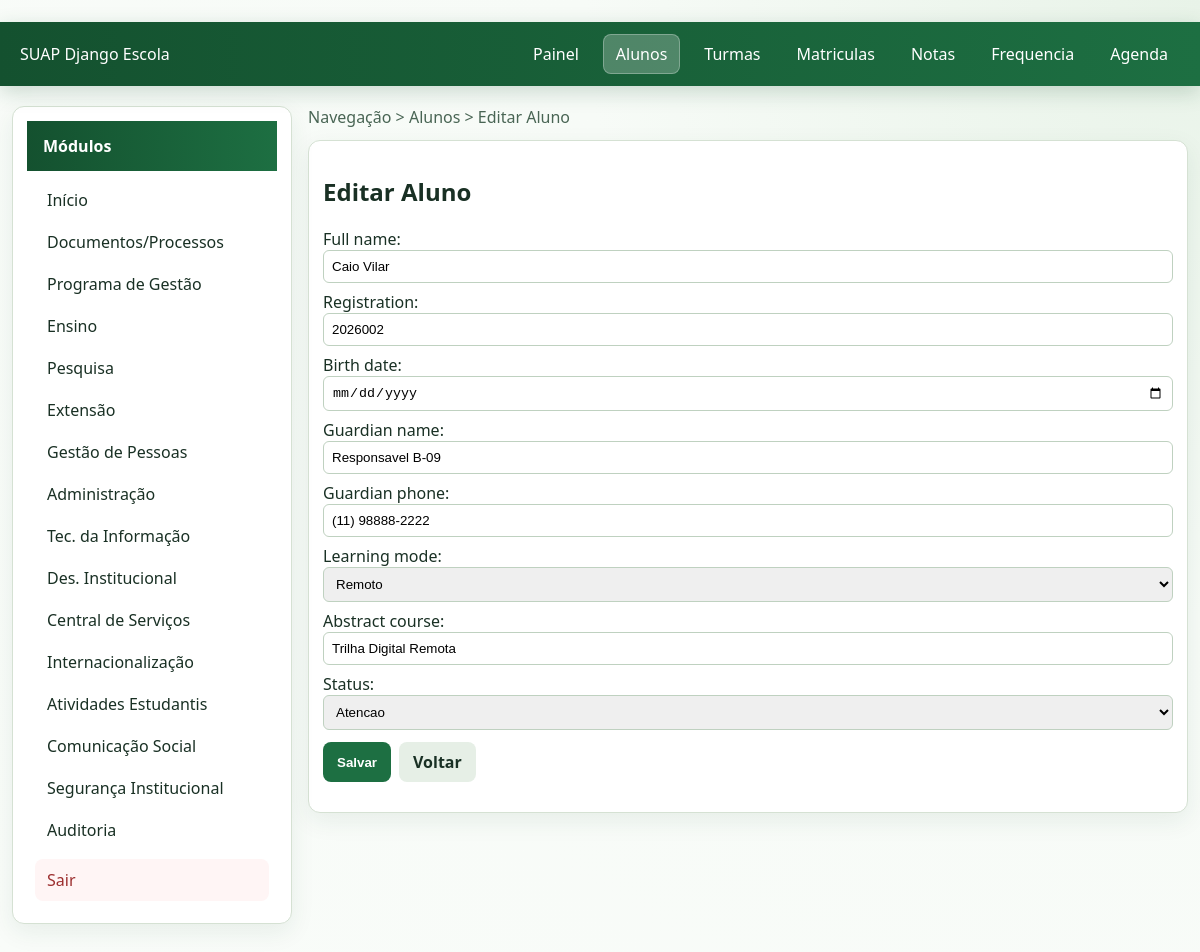
The page /alunos/2/editar/ on the database its author committed.
### core/models.py (models this page shows, shortened)
class Student(models.Model):
    ACTIVE = 'active'
    ATTENTION = 'attention'
    INACTIVE = 'inactive'
    IN_PERSON = 'in_person'
    REMOTE = 'remote'
    STATUS_CHOICES = [
        (ACTIVE, 'Ativo'),
        (ATTENTION, 'Atencao'),
        (INACTIVE, 'Inativo'),
    ]
    LEARNING_MODE_CHOICES = [
        (IN_PERSON, 'Presencial'),
        (REMOTE, 'Remoto'),
    ]
    full_name = models.CharField(max_length=180)
    registration = models.CharField(max_length=20, unique=True)
    birth_date = models.DateField()
    guardian_name = models.CharField(max_length=180)
    guardian_phone = models.CharField(max_length=30)
    learning_mode = models.CharField(max_length=12, choices=LEARNING_MODE_CHOICES, default=IN_PERSON)
    abstract_course = models.CharField(max_length=120, default='Trilha Geral')
    status = models.CharField(max_length=10, choices=STATUS_CHOICES, default=ACTIVE)
    created_at = models.DateTimeField(auto_now_add=True)
    class Meta:
        ordering = ['full_name']

### core/views.py (the view)
# urls.py: path('alunos/<int:pk>/editar/', student_update, name='student_update'),
def student_update(request, pk):
    student = get_object_or_404(Student, pk=pk)
    form = StudentForm(request.POST or None, instance=student)
    if request.method == 'POST' and form.is_valid():
        form.save()
        messages.success(request, 'Aluno atualizado com sucesso.')
        return redirect('students_page')
    return render(request, 'student_form.html', {'form': form, 'page_title': 'Editar Aluno'})

### core/forms.py
class StudentForm(forms.ModelForm):
    class Meta:
        model = Student
        fields = [
            'full_name',
            'registration',
            'birth_date',
            'guardian_name',
            'guardian_phone',
            'learning_mode',
            'abstract_course',
            'status',
        ]
        widgets = {
            'birth_date': forms.DateInput(attrs={'type': 'date'}),
        }

### templates/student_form.html (shortened to what this page needs)
﻿{% extends "base.html" %}
{% block content %}
<section class="breadcrumb">Navegação > Alunos > {{ page_title }}</section>
<section class="card section-box">
  <h2>{{ page_title }}</h2>
  <form method="post" class="form-grid">
    {{ form.as_p }}
    <div class="button-row">
      <button class="btn btn-primary" type="submit">Salvar</button>
      <a class="btn btn-secondary" href="{% url 'students_page' %}">Voltar</a>
    </div>
  </form>
</section>
{% endblock %}

### static/css/suap.css (style rules this page uses)
* { box-sizing: border-box; }
body { margin: 0; font-family: "Segoe UI", Arial, sans-serif; color: var(--text); background: radial-gradient(circle at top right, #e8f3e8, #f7fbf7 40%, #f9fcf9 100%); }
.breadcrumb { margin-bottom: 12px; color: #496554; }
.card { background: white; border: 1px solid var(--suap-border); border-radius: 12px; padding: 14px; box-shadow: 0 8px 24px rgba(20, 81, 47, 0.08); transition: transform 220ms ease, box-shadow 220ms ease; }
.section-box { min-height: 130px; }
.button-row { margin-top: 12px; display: flex; gap: 8px; }
.btn { border: none; border-radius: 8px; padding: 9px 14px; font-weight: 600; cursor: pointer; transition: transform 170ms ease, box-shadow 170ms ease, filter 170ms ease; }
.btn-primary { background: var(--suap-primary); color: white; }
.btn-secondary { background: #e6efe6; color: var(--text); }
.form-grid p { margin: 0 0 8px; }
.form-grid input, .form-grid select, .form-grid textarea { width: 100%; border: 1px solid #bfd1c0; border-radius: 6px; padding: 8px; }
.btn { text-decoration: none; display: inline-block; }

### rows shown on the page
Student: full_name "Caio Vilar", registration "2026002", guardian_name "Responsavel B-09", guardian_phone "(11) 98888-2222", learning_mode "Remoto", abstract_course "Trilha Digital Remota", status "Atencao"

### other values the page prints
{{ page_title }} "Editar Aluno"
